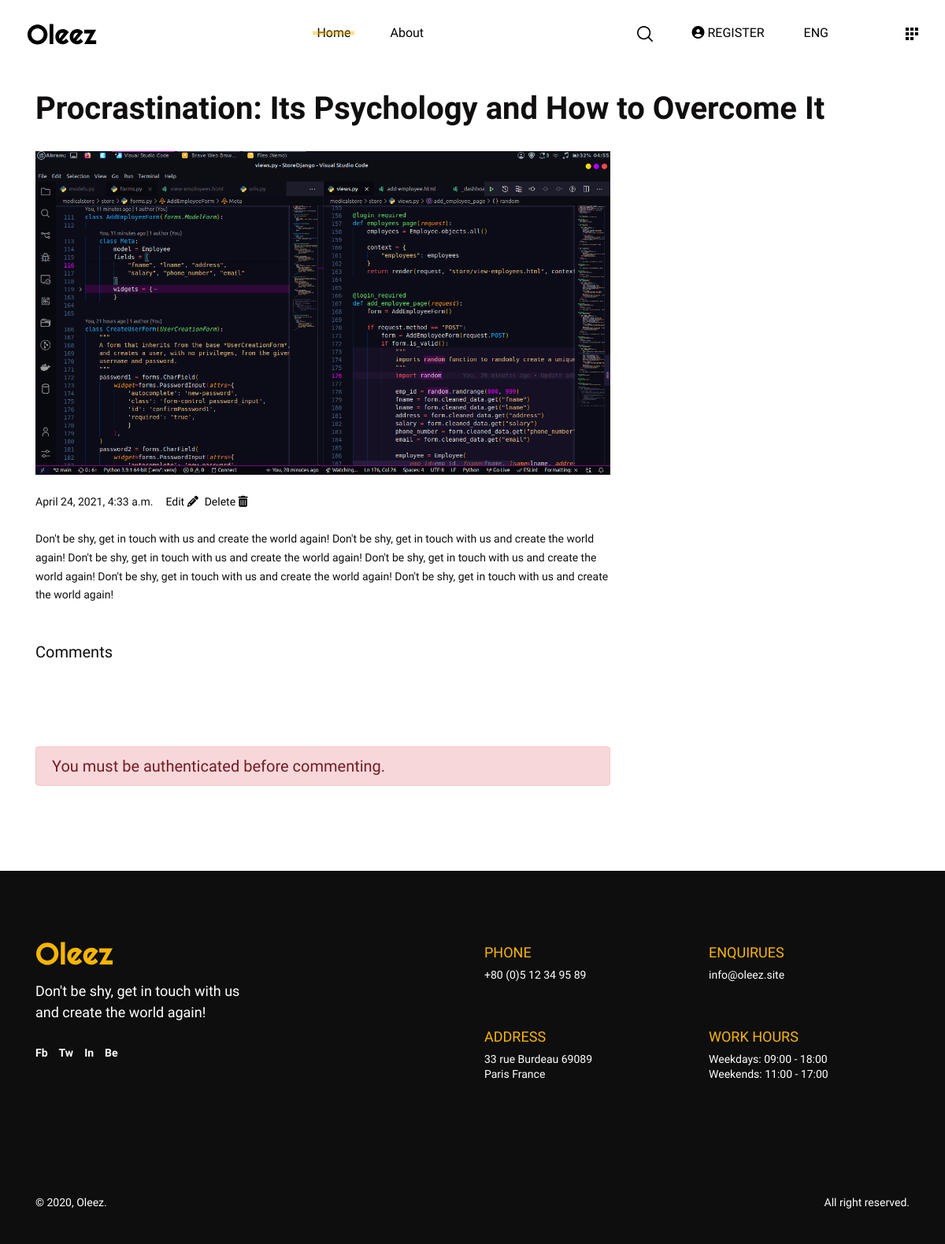
/1/, run on the app's committed database.
### crud_blog/models.py (models this page shows, shortened)
class Article(models.Model):
    user = models.ForeignKey(User, on_delete=models.CASCADE)
    title = models.CharField(max_length=150)
    content = models.TextField()
    image = models.ImageField(upload_to="images/", blank=True, null=True)
    timestamp = models.DateTimeField(auto_now=False, auto_now_add=False)
    def get_update_url(self):
        return reverse("blog:update", kwargs={"pk": self.pk})
    def get_confirm_delete_url(self):
        return reverse("blog:delete", kwargs={"pk": self.id})

### crud_blog/views.py (the view, shortened to what this page needs)
# urls.py: path('<int:pk>/', article, name="article"),
def article(request, pk):
    article = Article.objects.get(id=pk)
    comments = Comment.objects.all()
    form = CommentForm()
    context = {
        "article": article,
        "form": form,
        "comments": comments
    }
    return render(request, "crud_blog/blog-single.html", context)

### crud_blog/templates/crud_blog/blog-single.html (shortened to what this page needs)
{% extends "crud_blog/base.html" %}
{% load static %}
{% block content %}
    <main class="blog-post-single">
        <div class="container">
            <h1 class="post-title wow fadeInUp">{{ article.title }}</h1>
            <div class="row">
                <div class="col-md-8 blog-post-wrapper">
                    <div class="post-header wow fadeInUp">
                        <img src="{{ article.image.url }}" alt="blog post" class="post-featured-image">
                        <div class="d-flex">
                            <p class="post-date mr-3">{{ article.timestamp }}</p>
                            <a href="{{ article.get_update_url }}" class="post-date text-black mr-2">
                                Edit <i class="fa fa-pencil" aria-hidden="true"></i>
                            </a>
                            <a href="{{ article.get_confirm_delete_url }}" class="post-date text-black">
                                Delete <i class="fa fa-trash" aria-hidden="true"></i>
                            </a>
                        </div>
                    </div>
                    <div class="post-content wow fadeInUp mb-5">
                        <p>
                            {{ article.content }}
                        </p>
                    </div>
                    <div class="comment-section wow fadeInUp">
                        <h5 class="section-title">Comments</h5>
                    </div>
                    {% if user.is_authenticated %}
                    <div class="comment-section wow fadeInUp">
                        <h5 class="section-title">Leave a Reply</h5>
                        <form method="POST" class="oleez-comment-form">
                            {% csrf_token %}
                            {% comment %} <div class="row">
                                <div class="form-group col-md-6">
                                    <input type="text" class="oleez-input" id="fullName" name="fullName" required>
                                    <label for="fullName">*Full name</label>
                                </div>
                                <div class="form-group col-md-6">
                                    <input type="email" class="oleez-input" id="fullName" name="email" required>
                                    <label for="email">*Email</label>
                                </div>
                            </div> {% endcomment %}
                            <div class="row">
                                <div class="form-group col-12">
                                    <label for="message">*Message</label>
                                    {{ form.message }}
                                </div>
                            </div>
                            <div class="row">
                                <div class="col-12">
                                    <button type="submit" class="btn btn-submit">Send</button>
                                </div>
                            </div>
                        </form>
                    </div>
                    {% else %}
                    <div class="comment-section wow fadeInUp">
                        <h5 class="section-title alert alert-danger">You must be authenticated before commenting.</h5>
                    </div>
                    {% endif %}
                </div>
            </div>
        </div>
    </main>
{% endblock content %}

### crud_blog/templates/crud_blog/blog-single.html (style rules this page uses)
a.post-date { color: #000 !important; font-size: 16px; }

### data on the page
Article: title "Procrastination: Its Psychology and How to Overcome It", image (picture), timestamp "April 24, 2021, 4:33 a.m.", content "Don't be shy, get in touch with us and create the world again! Don't be shy, get in touch with us and create the world again! Don't be shy, get in touch with us and create the world again! Don't be shy, get in touch with us and create the world again! Don't be shy, get in touch with us and create the world again! Don't be shy, get in touch with us and create the world again!"
